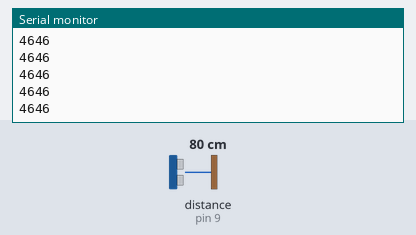
This sketch was run on a simulated Arduino Uno, built with avr-gcc and run on an emulated ATmega328P. Shown: the last lines printed to the serial monitor. Wiring (inferred from the names in the program): ultrasonic range finder: trigger pin 6; echo pin 9. Inputs (shaded band) come from the test bench; at power-on: distance to the obstacle (sensor on pin 9) 80 cm. The echo pulse lasts 58.3 µs per cm.

Above: at 1.2 s.
1.3 s: distance to the obstacle (sensor on pin 9) set to 2 cm
At 2.3 s:
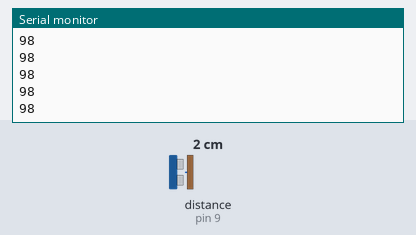
2.8 s: distance to the obstacle (sensor on pin 9) set to 4 cm
At 3.5 s:
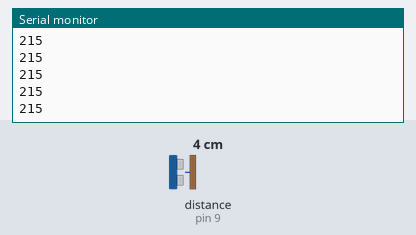
Timing chart, 0 to 5.8 s (numbered marks = the images above; inputs shaded):
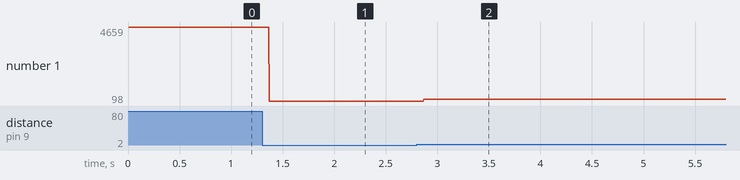

The sketch:

distance_measure.ino
```cpp
#define TRIG 6
#define ECHO  9

void setup()  {
   Serial.begin(9600);
   pinMode(ECHO, INPUT);
   pinMode(TRIG, OUTPUT);

 }

 void loop() {
   digitalWrite(TRIG, HIGH); //Trigger ultrasonic detection
   delayMicroseconds(100);
   digitalWrite(TRIG, LOW);
   int distance = pulseIn(ECHO, HIGH); //Read ultrasonic reflection
   Serial.println(distance); //Print distance
}
```

Measured:
- after the input at 1.3 s, the serial monitor: prints a new line after 0.07 s (image 1)
- after the input at 2.8 s, the serial monitor: prints a new line after 0.07 s (image 2)
- plotted number 1: 4646 → 98 after the input at 1.3 s, 98 → 215 after the input at 2.8 s
